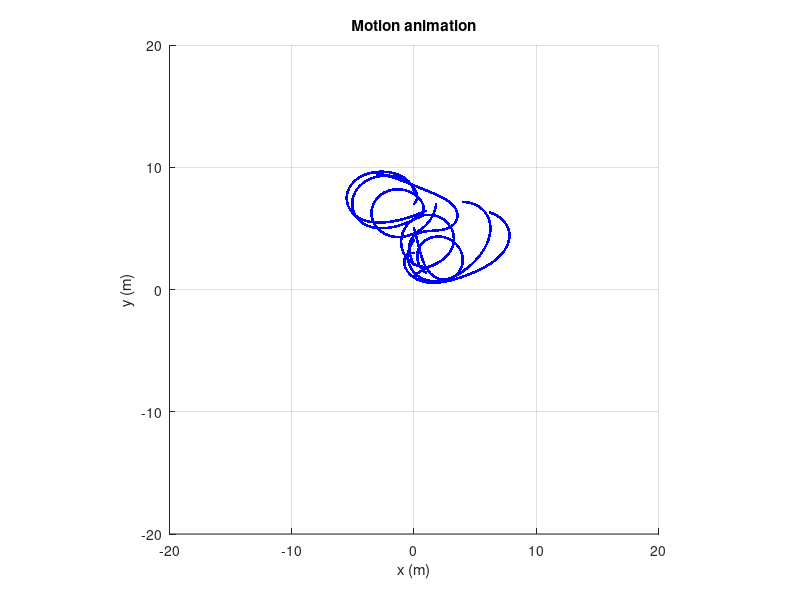

This figure's MATLAB source:
%% 
%   Particle Dynamics and State Feedback Contro from Napora and Paley:
%   "Observer-Based Feedback Control For Stabilization od Collective
%   Motion"
%
%   first order steering

%% Deklarations/Definitions
% Timestepsize
dt = 0.01;
% Simulation Time (s)
tmax = 15;
% Number of Particles/Vehicles
N = 8;
% Constant Speed
v = 1;
% Local Position vector of the Particles/Vehicles incl. starting position
r = zeros(2*tmax/dt,N);
r(1,:) = zeros(1,N);
r(2,:) = 1:N;
% Local Speed orientation absolute
theta_abs = zeros(tmax/dt+1,N);
theta_abs(1,:) = 1:N;
% Matrix of relative orientations
%theta_rel = zeros (N,N);
% Position differences
rx = zeros(1,N);
ry = zeros(1,N);
% Time-Derivation of Speed Orientation 
nu = zeros (1,N);
% Control Gain 
K = -1;
%   K<0 for straight-line Motion (parrallel trajectories)
%   K>0 for balanced Motion (Sum of all velocities equal zero)


% Circular Motion?
circular_motion = 1; % 1 Yes 0 No



%% timesteps

if circular_motion == 0

    clf;                                    
    axis square;
    axis([-20 20 -20 20]);
    grid on;
    hold on;                               
    title('Motion animation');
    xlabel('x (m)');  
    ylabel('y (m)');
    for ii = 1:(tmax/dt)
        nu = zeros(1,N);


        for jj = 1:N
            for kk = 1:N
                nu(jj) = nu(jj) + sin(theta_abs(ii,kk)-theta_abs(ii,jj));
            end
        end 
        nu = - (K/N)*nu;
        theta_abs(ii+1,:) = theta_abs(ii,:)+ nu * dt ;

        rx = cos(theta_abs(ii,:))*v*dt;
        ry = sin(theta_abs(ii,:))*v*dt;

        r(2*(ii+1)-1,:)= r(2*ii-1,:)+rx;
        r(2*(ii+1),:)= r(2*ii,:)+ry;

        plot(r(2*ii-1,:),r(2*ii,:),'b.');

        pause(dt);
    end

    hold off;
elseif circular_motion == 1
    P = eye(N)-(1/N)*ones(N);   %Projector Matrix
    ome_0 = 0.5;                %ome_0^-1 is Radius of circular motion
    c = zeros (2*tmax/dt,N);
    K=1;
    c(1,:)=r(1,:)-1/ome_0*sin(theta_abs(1,:));
    c(2,:)=r(2,:)+1/ome_0*cos(theta_abs(1,:));
    clf;                                    
    axis square;
    axis([-20 20 -20 20]);
    grid on;
    hold on;                               
    title('Motion animation');
    xlabel('x (m)');  
    ylabel('y (m)');
    for ii = 1:(tmax/dt)
        nu = zeros(1,N);
        dr = [cos(theta_abs(ii,:))*v;sin(theta_abs(ii,:))*v];

        for jj = 1:N
            nu(jj) = ome_0*(1+K*P(jj,:)*c(ii:(ii+1),:).'*dr(:,jj));
        end 
        
        theta_abs(ii+1,:) = theta_abs(ii,:)+ nu * dt ;

        rx = cos(theta_abs(ii,:))*v*dt;
        ry = sin(theta_abs(ii,:))*v*dt;

        r(2*(ii+1)-1,:)= r(2*ii-1,:)+rx;
        r(2*(ii+1),:)= r(2*ii,:)+ry;
        
        c(2*(ii+1)-1,:) = r(2*(ii+1)-1,:) - 1/ome_0*sin(theta_abs(ii+1,:));
        c(2*(ii+1),:) = r(2*(ii+1),:) + 1/ome_0*cos(theta_abs(ii+1,:));
        
        plot(r(2*ii-1,:),r(2*ii,:),'b.');

        %pause(dt);
    end

    hold off;
    
end

